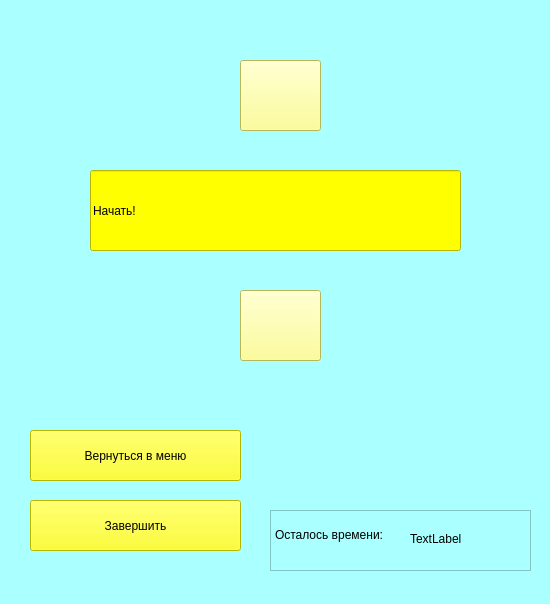
<?xml version="1.0" encoding="UTF-8"?>
<ui version="4.0">
 <class>page3</class>
 <widget class="QMainWindow" name="page3">
  <property name="enabled">
   <bool>true</bool>
  </property>
  <property name="geometry">
   <rect>
    <x>0</x>
    <y>0</y>
    <width>550</width>
    <height>604</height>
   </rect>
  </property>
  <property name="minimumSize">
   <size>
    <width>550</width>
    <height>604</height>
   </size>
  </property>
  <property name="maximumSize">
   <size>
    <width>550</width>
    <height>604</height>
   </size>
  </property>
  <property name="sizeIncrement">
   <size>
    <width>0</width>
    <height>0</height>
   </size>
  </property>
  <property name="palette">
   <palette>
    <active>
     <colorrole role="Button">
      <brush brushstyle="SolidPattern">
       <color alpha="255">
        <red>170</red>
        <green>255</green>
        <blue>255</blue>
       </color>
      </brush>
     </colorrole>
     <colorrole role="Base">
      <brush brushstyle="SolidPattern">
       <color alpha="255">
        <red>170</red>
        <green>255</green>
        <blue>255</blue>
       </color>
      </brush>
     </colorrole>
     <colorrole role="Window">
      <brush brushstyle="SolidPattern">
       <color alpha="255">
        <red>170</red>
        <green>255</green>
        <blue>255</blue>
       </color>
      </brush>
     </colorrole>
     <colorrole role="Highlight">
      <brush brushstyle="SolidPattern">
       <color alpha="255">
        <red>163</red>
        <green>58</green>
        <blue>255</blue>
       </color>
      </brush>
     </colorrole>
     <colorrole role="AlternateBase">
      <brush brushstyle="SolidPattern">
       <color alpha="255">
        <red>197</red>
        <green>170</green>
        <blue>255</blue>
       </color>
      </brush>
     </colorrole>
    </active>
    <inactive>
     <colorrole role="Button">
      <brush brushstyle="SolidPattern">
       <color alpha="255">
        <red>170</red>
        <green>255</green>
        <blue>255</blue>
       </color>
      </brush>
     </colorrole>
     <colorrole role="Base">
      <brush brushstyle="SolidPattern">
       <color alpha="255">
        <red>170</red>
        <green>255</green>
        <blue>255</blue>
       </color>
      </brush>
     </colorrole>
     <colorrole role="Window">
      <brush brushstyle="SolidPattern">
       <color alpha="255">
        <red>170</red>
        <green>255</green>
        <blue>255</blue>
       </color>
      </brush>
     </colorrole>
     <colorrole role="Highlight">
      <brush brushstyle="SolidPattern">
       <color alpha="255">
        <red>163</red>
        <green>58</green>
        <blue>255</blue>
       </color>
      </brush>
     </colorrole>
     <colorrole role="AlternateBase">
      <brush brushstyle="SolidPattern">
       <color alpha="255">
        <red>197</red>
        <green>170</green>
        <blue>255</blue>
       </color>
      </brush>
     </colorrole>
    </inactive>
    <disabled>
     <colorrole role="Button">
      <brush brushstyle="SolidPattern">
       <color alpha="255">
        <red>170</red>
        <green>255</green>
        <blue>255</blue>
       </color>
      </brush>
     </colorrole>
     <colorrole role="Base">
      <brush brushstyle="SolidPattern">
       <color alpha="255">
        <red>170</red>
        <green>255</green>
        <blue>255</blue>
       </color>
      </brush>
     </colorrole>
     <colorrole role="Window">
      <brush brushstyle="SolidPattern">
       <color alpha="255">
        <red>170</red>
        <green>255</green>
        <blue>255</blue>
       </color>
      </brush>
     </colorrole>
     <colorrole role="Highlight">
      <brush brushstyle="SolidPattern">
       <color alpha="255">
        <red>163</red>
        <green>58</green>
        <blue>255</blue>
       </color>
      </brush>
     </colorrole>
     <colorrole role="AlternateBase">
      <brush brushstyle="SolidPattern">
       <color alpha="255">
        <red>197</red>
        <green>170</green>
        <blue>255</blue>
       </color>
      </brush>
     </colorrole>
    </disabled>
   </palette>
  </property>
  <property name="windowTitle">
   <string>MainWindow</string>
  </property>
  <property name="styleSheet">
   <string notr="true">background-color: rgb(170, 255, 255);</string>
  </property>
  <property name="iconSize">
   <size>
    <width>10</width>
    <height>30</height>
   </size>
  </property>
  <widget class="QWidget" name="centralwidget">
   <widget class="QPushButton" name="top">
    <property name="geometry">
     <rect>
      <x>240</x>
      <y>60</y>
      <width>81</width>
      <height>71</height>
     </rect>
    </property>
    <property name="styleSheet">
     <string notr="true">font: 10pt &quot;MS Shell Dlg 2&quot;;
background-color: rgb(255, 255, 127);</string>
    </property>
    <property name="text">
     <string/>
    </property>
   </widget>
   <widget class="QPushButton" name="bottom">
    <property name="geometry">
     <rect>
      <x>240</x>
      <y>290</y>
      <width>81</width>
      <height>71</height>
     </rect>
    </property>
    <property name="styleSheet">
     <string notr="true">font: 10pt &quot;MS Shell Dlg 2&quot;;
background-color: rgb(255, 255, 127);</string>
    </property>
    <property name="text">
     <string/>
    </property>
   </widget>
   <widget class="QPushButton" name="menu3">
    <property name="geometry">
     <rect>
      <x>30</x>
      <y>430</y>
      <width>211</width>
      <height>51</height>
     </rect>
    </property>
    <property name="styleSheet">
     <string notr="true">background-color: rgb(255, 255, 0);
font: 10pt &quot;MS Shell Dlg 2&quot;;</string>
    </property>
    <property name="text">
     <string>Вернуться в меню</string>
    </property>
   </widget>
   <widget class="QPushButton" name="end">
    <property name="geometry">
     <rect>
      <x>30</x>
      <y>500</y>
      <width>211</width>
      <height>51</height>
     </rect>
    </property>
    <property name="styleSheet">
     <string notr="true">background-color: rgb(255, 255, 0);
font: 10pt &quot;MS Shell Dlg 2&quot;;</string>
    </property>
    <property name="text">
     <string>Завершить</string>
    </property>
   </widget>
   <widget class="QLineEdit" name="knopka">
    <property name="geometry">
     <rect>
      <x>90</x>
      <y>170</y>
      <width>371</width>
      <height>81</height>
     </rect>
    </property>
    <property name="toolTip">
     <string>&lt;html&gt;&lt;head/&gt;&lt;body&gt;&lt;p align=&quot;center&quot;&gt;&lt;br/&gt;&lt;/p&gt;&lt;/body&gt;&lt;/html&gt;</string>
    </property>
    <property name="whatsThis">
     <string>&lt;html&gt;&lt;head/&gt;&lt;body&gt;&lt;p align=&quot;center&quot;&gt;&lt;br/&gt;&lt;/p&gt;&lt;/body&gt;&lt;/html&gt;</string>
    </property>
    <property name="styleSheet">
     <string notr="true">background-color: rgb(255, 255, 0);
font: 26pt &quot;MS Shell Dlg 2&quot;;
font: 30pt &quot;MS Shell Dlg 2&quot;;</string>
    </property>
    <property name="text">
     <string>Начать!</string>
    </property>
   </widget>
   <widget class="QLabel" name="timerrr">
    <property name="geometry">
     <rect>
      <x>410</x>
      <y>523</y>
      <width>111</width>
      <height>31</height>
     </rect>
    </property>
    <property name="styleSheet">
     <string notr="true">font: 12pt &quot;MS Shell Dlg 2&quot;;</string>
    </property>
    <property name="text">
     <string>TextLabel</string>
    </property>
   </widget>
   <widget class="QTextEdit" name="textEdit">
    <property name="geometry">
     <rect>
      <x>270</x>
      <y>510</y>
      <width>261</width>
      <height>61</height>
     </rect>
    </property>
    <property name="html">
     <string>&lt;!DOCTYPE HTML PUBLIC &quot;-//W3C//DTD HTML 4.0//EN&quot; &quot;http://www.w3.org/TR/REC-html40/strict.dtd&quot;&gt;
&lt;html&gt;&lt;head&gt;&lt;meta name=&quot;qrichtext&quot; content=&quot;1&quot; /&gt;&lt;style type=&quot;text/css&quot;&gt;
p, li { white-space: pre-wrap; }
&lt;/style&gt;&lt;/head&gt;&lt;body style=&quot; font-family:'MS Shell Dlg 2'; font-size:7.8pt; font-weight:400; font-style:normal;&quot;&gt;
&lt;p style=&quot;-qt-paragraph-type:empty; margin-top:0px; margin-bottom:0px; margin-left:0px; margin-right:0px; -qt-block-indent:0; text-indent:0px;&quot;&gt;&lt;br /&gt;&lt;/p&gt;
&lt;p style=&quot; margin-top:0px; margin-bottom:0px; margin-left:0px; margin-right:0px; -qt-block-indent:0; text-indent:0px;&quot;&gt;&lt;span style=&quot; font-size:9pt;&quot;&gt;Осталось времени:&lt;/span&gt;&lt;/p&gt;&lt;/body&gt;&lt;/html&gt;</string>
    </property>
   </widget>
   <zorder>top</zorder>
   <zorder>bottom</zorder>
   <zorder>menu3</zorder>
   <zorder>end</zorder>
   <zorder>knopka</zorder>
   <zorder>textEdit</zorder>
   <zorder>timerrr</zorder>
  </widget>
  <widget class="QStatusBar" name="statusbar"/>
 </widget>
 <resources/>
 <connections/>
</ui>
